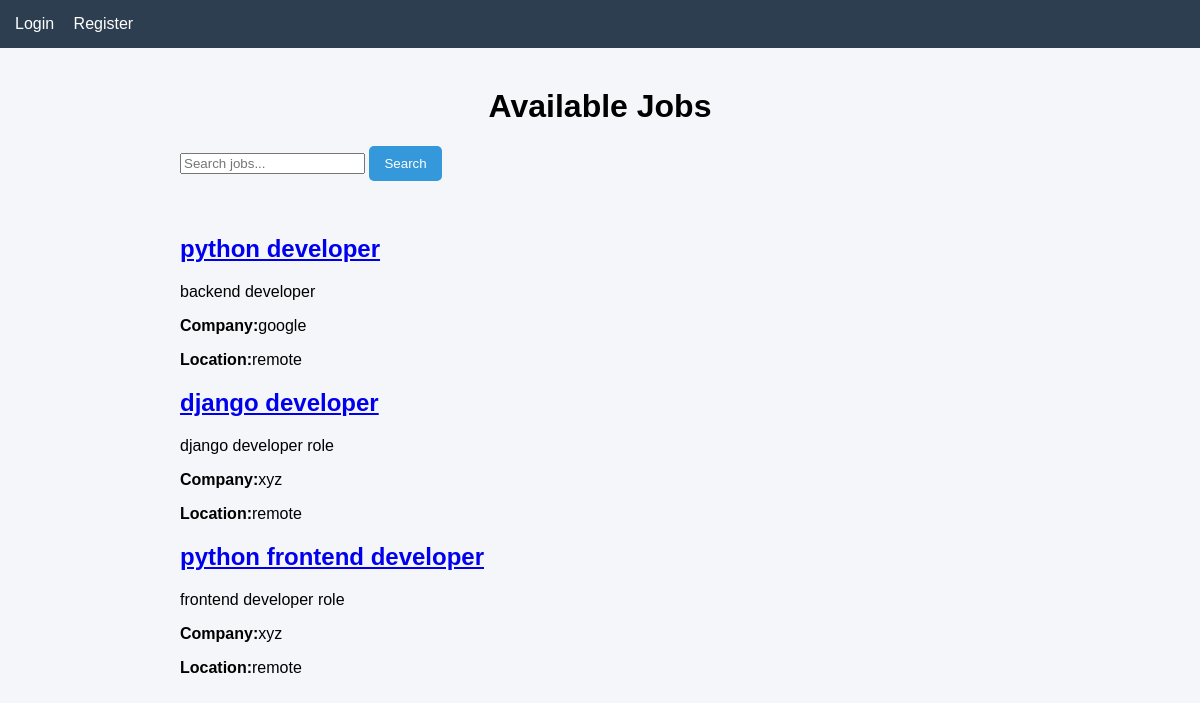
The page / on the database its author committed.
### jobs/models.py (models this page shows, shortened)
class Job(models.Model):
  title=models.CharField(max_length=200)
  company=models.CharField(max_length=200)
  location=models.CharField(max_length=200)
  description=models.TextField()
  posted_by=models.ForeignKey(User,on_delete=models.CASCADE)
  created_at=models.DateTimeField(auto_now_add=True)

### jobs/views.py (the view)
# urls.py: path("",views.job_list,name='job_list'),
def job_list(request):
  query=request.GET.get('q')
  if query:
    jobs=Job.objects.filter(Q(title__icontains=query)|Q(company__icontains=query)|Q(location__icontains=query))
  else:
    jobs= Job.objects.all()
  return render(request,"jobs/job_list.html",{"jobs":jobs})

### jobs/templates/jobs/job_list.html (shortened to what this page needs)
{% load static %}
<html>
<head>
  <link rel="stylesheet" href="{% static 'jobs/style.css' %}">
</head>
<body>
<div class="navbar">
{% if user.is_authenticated %}
  <p>Welcome {{ user.username }}</p>
  <a href="{% url 'logout' %}">Logout</a>
  <a href="{% url 'my_applications' %}">My Applications</a>
{% else %}
  <a href="/login/">Login</a>
  <a href="/register/">Register</a>
{% endif %}
</div>
<div class="container">
<h1>Available Jobs</h1>
<form method="GET">
<input type="text" name="q" placeholder="Search jobs..." >
<button type="submit">Search</button>
</form>
<br>
{% for job in jobs %}
<div>
  <h2><a href="{%url 'job_detail' job.id %}">{{job.title}}</a></h2>
  <p>{{job.description}}</p>
  <p><strong>Company:</strong>{{job.company}}</p>
  <p><strong>Location:</strong>{{job.location}}</p>
</div>
{% endfor %}
</div>
</body>
</html>

### jobs/static/jobs/style.css (style rules this page uses)
body { font-family: Arial, sans-serif; background:#f5f6fa; margin:0; padding:0; }
.container { width:70%; margin:auto; margin-top:40px; }
h1 { text-align:center; }
button { background:#3498db; color:white; border:none; padding:10px 15px; border-radius:5px; cursor:pointer; }
.navbar { background:#2c3e50; color:white; padding:15px; }
.navbar a { color:white; margin-right:15px; text-decoration:none; }

### rows shown on the page
Job: title "python developer", description "backend developer", company "google", location "remote"
Job: title "django developer", description "django developer role", company "xyz", location "remote"
Job: title "python frontend developer", description "frontend developer role", company "xyz", location "remote"
